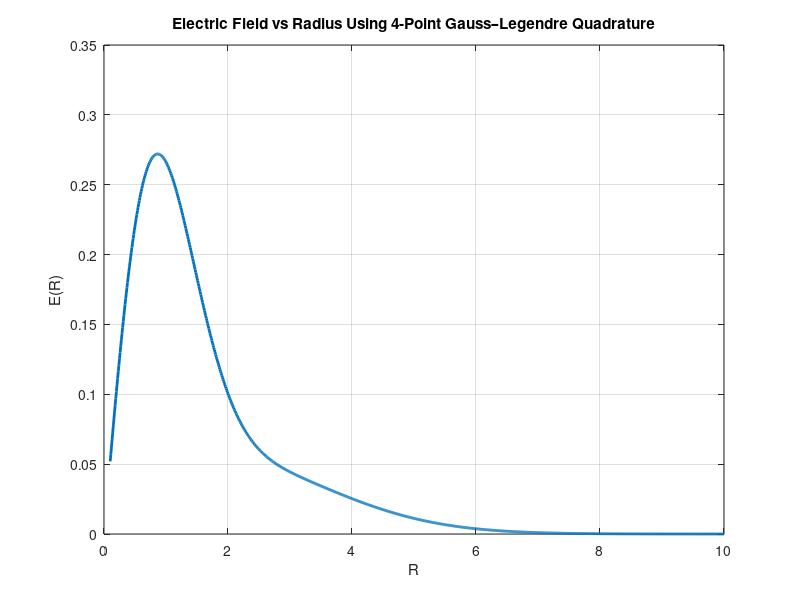

Reproduce this figure in MATLAB.
clc; clear all;

%% 4-Point Gauss–Legendre Nodes and Weights (Exact Form)
ng = 4;
nodes = [
    -sqrt((3/7) - (2/7)*sqrt(6/5));
    -sqrt((3/7) + (2/7)*sqrt(6/5));
     sqrt((3/7) + (2/7)*sqrt(6/5));
     sqrt((3/7) - (2/7)*sqrt(6/5))
];

weights = [
    (18 - sqrt(30)) / 36;
    (18 + sqrt(30)) / 36;
    (18 + sqrt(30)) / 36;
    (18 - sqrt(30)) / 36
];


%% Physical constants
rho0 = 1.0;
eps0 = 1.0;
a    = 1.0;


%% Integrand: p^2 * e^{-(R^2 p^2)/a^2}
function y = fun(p, R, a)
    y = exp(-(R*R)*(p*p)/(a*a)) * (p*p);
endfunction


%% Compute E(R) using 4-pt Gauss–Legendre rule
function E = computeE(R, nodes, weights, rho0, eps0, a)
    E = (rho0 * R) / (2 * eps0);

    I = 0;
    for i = 1:length(nodes)
        I += weights(i) * fun(nodes(i), R, a);
    end

    E *= I;
endfunction


%% Total charge using 2-pt Gauss–Hermite rule
x  = [-1/sqrt(2); 1/sqrt(2)];
wH = [sqrt(pi)/2; sqrt(pi)/2];

Q = 2*pi*a^3*rho0 * (wH(1)*x(1)^2 + wH(2)*x(2)^2);
fprintf("Total charge in space: %.6f\n", Q);


%% Compute E(R) over range
Rs = 0.1:0.01:10;
Es = arrayfun(@(R) computeE(R, nodes, weights, rho0, eps0, a), Rs);


%% PLOT
figure;
plot(Rs, Es, "linewidth", 2);
grid on;
xlabel("R");
ylabel("E(R)");
title("Electric Field vs Radius Using 4-Point Gauss–Legendre Quadrature");
